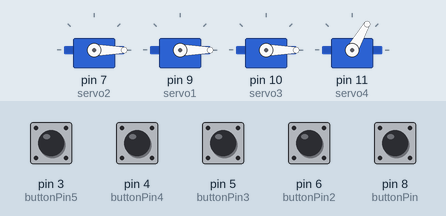
A sketch run on a simulated Arduino Uno, built with avr-gcc and run on an emulated ATmega328P. Shown: 4 × servo. Inputs (shaded band) come from the test bench; at power-on: pin 3 (buttonPin5), pin 4 (buttonPin4), pin 5 (buttonPin3), pin 6 (buttonPin2), pin 8 (buttonPin) LOW.

Above: at 1.3 s.
1.4 s: pin 3 (buttonPin5) pulled HIGH for 0.3 s
At 1.9 s:
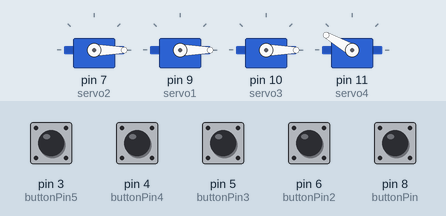
3.5 s: pin 4 (buttonPin4) pulled HIGH for 0.3 s
At 3.65 s:
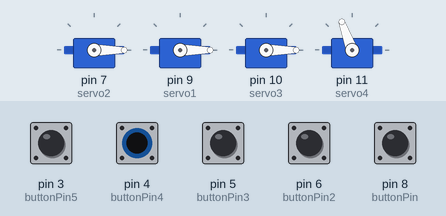
5.3 s: pin 5 (buttonPin3) pulled HIGH for 0.3 s
At 5.7 s:
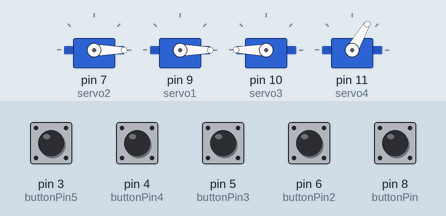
7.3 s: pin 6 (buttonPin2) pulled HIGH for 0.3 s
At 7.7 s:
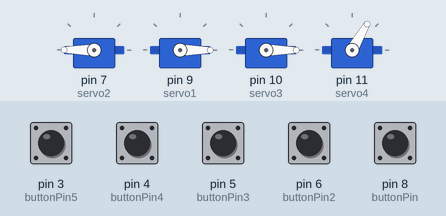
9.3 s: pin 8 (buttonPin) pulled HIGH for 0.3 s
At 9.7 s:
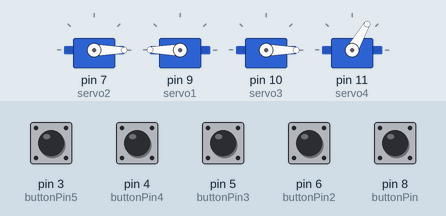
11.3 s: pin 3 (buttonPin5) driven HIGH and pin 5 (buttonPin3) driven HIGH
At 11.6 s:
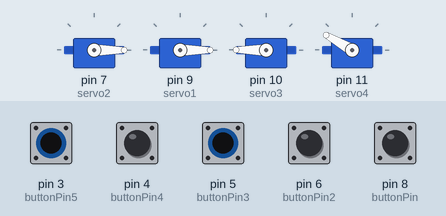
Timing chart, 0 to 13.8 s (numbered marks = the images above; inputs shaded):
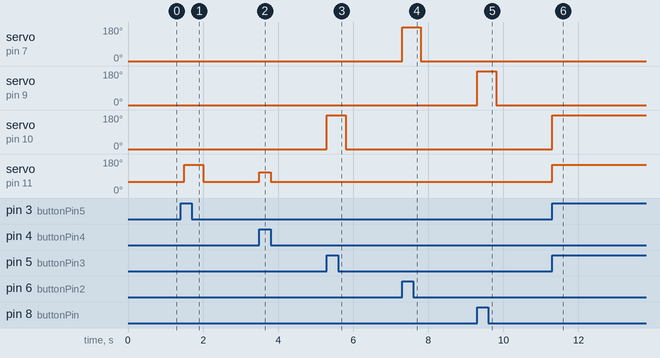

Measured:
- after the input at 1.4 s, servo on pin 11 (servo4): 60° → 150° after 0.10 s, → 60° 0.50 s later
- after the input at 3.5 s, servo on pin 11 (servo4): 60° → 110° at once, → 60° 0.30 s later
- after the input at 5.3 s, servo on pin 10 (servo3): 0° → 180° at once, → 0° 0.50 s later
- after the input at 7.3 s, servo on pin 7 (servo2): 0° → 180° at once, → 0° 0.50 s later
- after the input at 9.3 s, servo on pin 9 (servo1): 0° → 180° at once, → 0° 0.50 s later
- after the input at 11.3 s, servo on pin 10 (servo3): 0° → 180° at once; servo on pin 11 (servo4): 60° → 150° at once

The sketch:

servo.ino
```cpp
/*
 La Llorona

Team Name: Team Spooky Beans
Team Members: Vanessa Flores and Jocelyne Partida
Description: For this code we added 4 triggers and 5 different buttons. For servo 1,2, and 3 we made servo
spin 180 degrees. For servo 4 we created 2 different button pins in order for button 4 spin from 110 degrees
to 60 when pressed, and when button 5 is pressed it spins from 150 to 60 degrees.
*/

#include <Servo.h>

//Variables
Servo servo1;
Servo servo2;
Servo servo3;
Servo servo4;


const int buttonPin = 8;
const int buttonPin2 = 6;
const int buttonPin3 = 5;
const int buttonPin4 = 4;
const int buttonPin5 = 3;


void setup() {

Serial.begin(9600);

 //servo and button set up
servo2.attach(7);
servo1.attach(9);
servo3.attach(10);
servo4.attach(11);
pinMode(buttonPin, INPUT);
pinMode(buttonPin2, INPUT);
pinMode(buttonPin3, INPUT);
pinMode(buttonPin4, INPUT);
pinMode(buttonPin5, INPUT);


}

//servo 2 spin 180 degrees
void loop() {
if(digitalRead(buttonPin2) == HIGH) {
servo2.write(180);
 }else {
  servo2.write(0);
 }

 //servo 1 spins 180 degrees
 if (digitalRead(buttonPin) == HIGH) {
  servo1.write(180);
 }else {
  servo1.write(0);
 }

 //servo 3 spin 180 degrees
if (digitalRead(buttonPin3) == HIGH) {
  servo3.write(180);
 }else {
  servo3.write(0);
 }


//servo 4 spin 110 to 60 degrees
if(digitalRead(buttonPin4) == HIGH) {
  servo4.write(110);
}else{
 if(digitalRead(buttonPin4) == LOW){
  servo4.write(60);
}

//servo 4 spin 150 to 60 degrees
if(digitalRead(buttonPin5) == HIGH) {
  servo4.write(150);
  delay(500);
}else{
  if(digitalRead(buttonPin5) == LOW){
  servo4.write(60);
  delay(500);
}
}
}
}


//70, 110 servo for the kids playing
```
